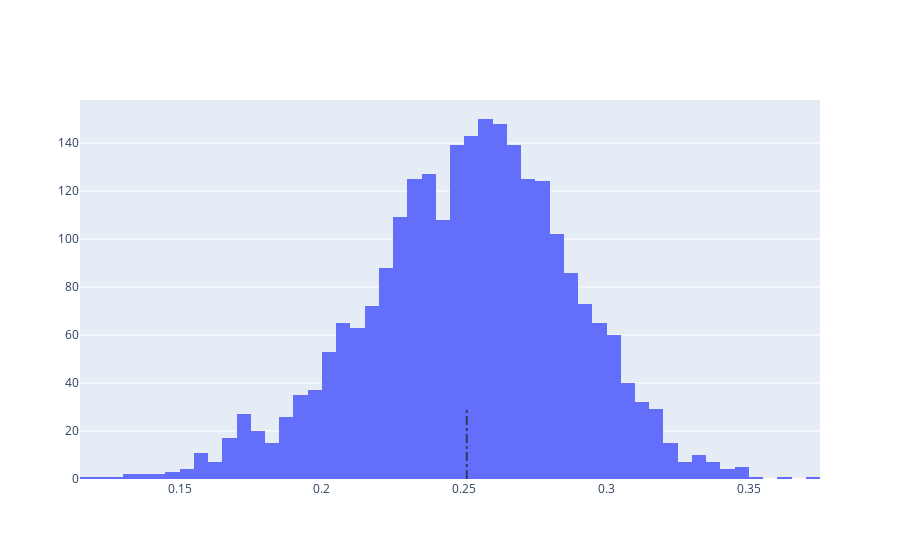

The notebook cell saved with this chart:
### Markdown cell above
Lets see the distributions first

### Code cell
# Average rating of apps
avg_avg = avg_df["avg"].mean(skipna=True)
print('Average app rating = ', avg_avg)

# Distribution of apps according to their ratings
data = [go.Histogram(
        x = avg_df['avg']
)]

# Vertical dashed line to indicate the average app rating
layout = {'shapes': [{
              'type' :'line',
              'x0': avg_avg,
              'y0': 0,
              'x1': avg_avg,
              'y1': 30,
              'line': { 'dash': 'dashdot'}
          }]
          }

plotly.offline.iplot({'data': data, 'layout': layout})

### Figure 1 — Plotly figure (JSON) as saved in the notebook; plotly's stock layout.template omitted (floating-point values rounded to 4 significant figures; data arrays with more than 128 entries replaced by an {"elided": "..."} marker saying what was removed)
{"data": [{"type": "histogram", "x": {"elided": "2527 float values"}}], "layout": {"shapes": [{"line": {"dash": "dashdot"}, "type": "line", "x0": 0.2509, "x1": 0.2509, "y0": 0, "y1": 30}]}}
